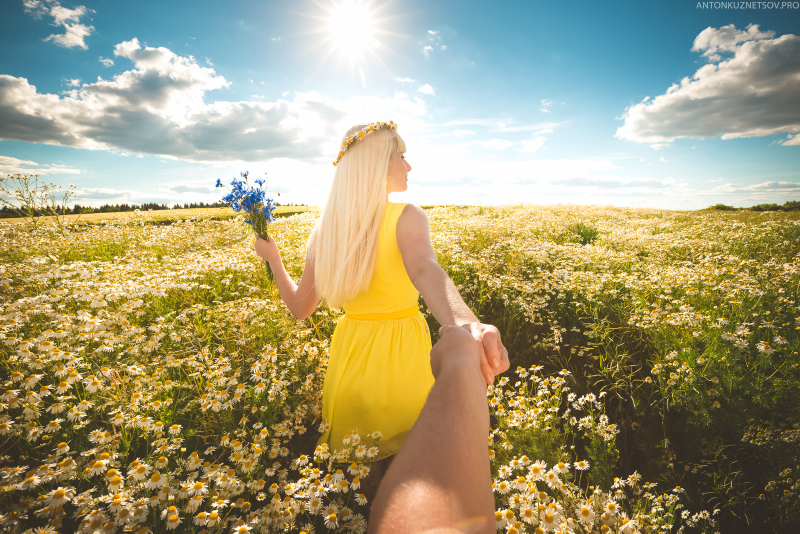
#> input picture jsa_cases/images/img6.jpg, 1600 x 1067 px (shown at 1/2 size)
$ jupyter execute hsv_hist.ipynb
#> lines starting #> are read from the running program, lines starting #| are printed output that depends on the picture; after the words box and inside, x2 and y2 are one past the last pixel; in counts of white or black regions, pixels touching at a corner belong together
[cell 1]
import os
import numpy as np
import cv2
from matplotlib import pyplot as plt

def show(img, title='result'):
	cv2.imshow(title, img)
	cv2.waitKey(0)

[cell 2]
img = cv2.imread('images/img6.jpg')
#> img is the input picture: shape (1067, 1600, 3); mean B, G, R 119.9, 155.9, 162.8
h, w = img.shape[:2]
#> h = 1067; w = 1600
h_min, w_min = h // 2, w // 2
#> h_min = 533; w_min = 800

hsv_img = cv2.cvtColor(img, cv2.COLOR_BGR2HSV)
#> hsv_img: shape (1067, 1600, 3); mean H, S, V 40.1, 109.1, 175.9

[cell 3]
#hsv_img[:, :, 0] = cv2.equalizeHist(hsv_img[:, :, 0])

[cell 4]
#hsv_img[:, :, 1] = cv2.equalizeHist(hsv_img[:, :, 1])

[cell 5]
hsv_img[:, :, 2] = cv2.equalizeHist(hsv_img[:, :, 2])
#> hsv_img: shape (1067, 1600, 3); mean H, S, V 40.1, 109.1, 128.6

[cell 6]
new_img = cv2.cvtColor(hsv_img, cv2.COLOR_HSV2BGR)
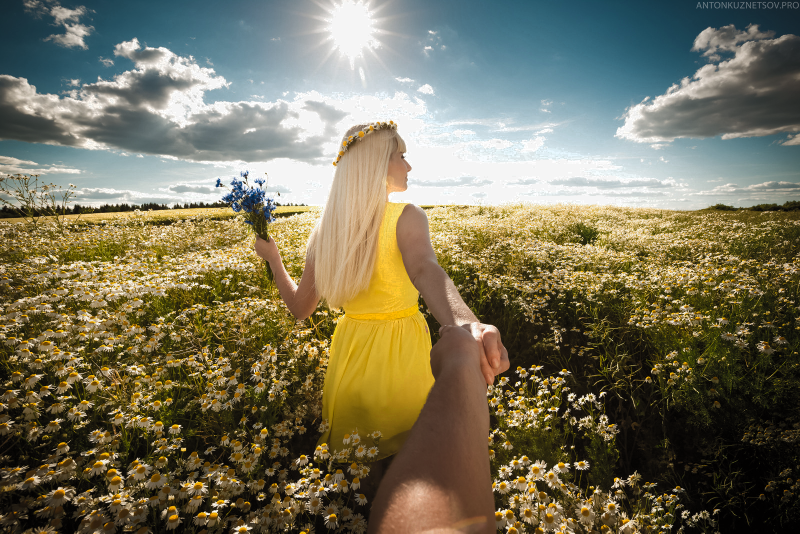
#> new_img: shape (1067, 1600, 3) (shown at 1/2 size); mean B, G, R 90.4, 114.5, 119.6

union_img = np.hstack([
	cv2.resize(img, (w_min, h_min)),
	cv2.resize(new_img, (w_min, h_min))
])
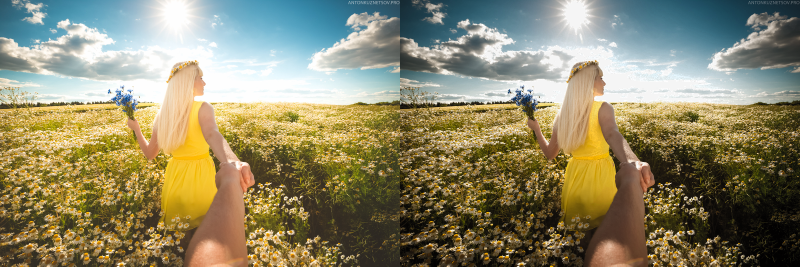
#> union_img: shape (533, 1600, 3) (shown at 1/2 size); mean B, G, R 105, 135, 141.1

show(union_img)

[cell 7]
yellow = np.uint8([[[0,255,255 ]]])

[cell 8]
hsv_yellow = cv2.cvtColor(yellow, cv2.COLOR_BGR2HSV)
print(hsv_yellow)

[cell 9]
lower_yellow = np.array([20,100,100])
upper_yellow = np.array([40,255,255])
mask = cv2.inRange(hsv_img, lower_yellow, upper_yellow)
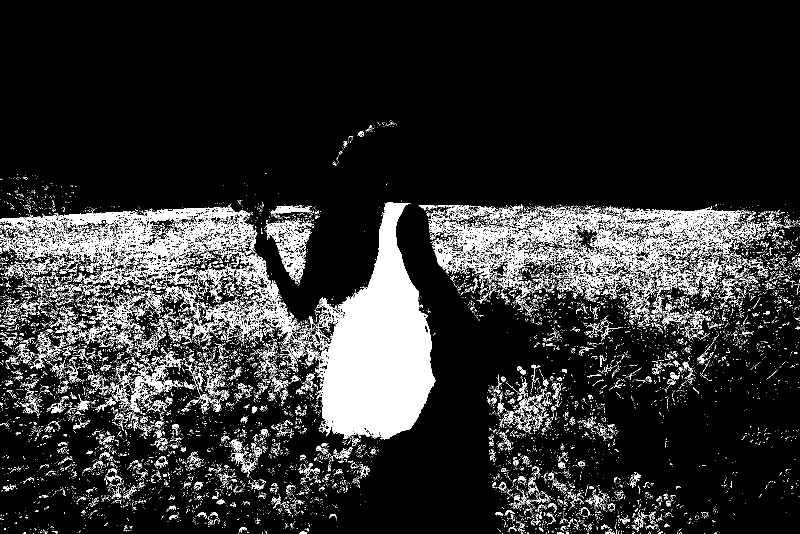
#> mask: shape (1067, 1600) (shown at 1/2 size); 13.7% white; 13898 white regions (12961 under 20 px), largest, box (x1, y1, x2, y2) and area: (631, 404, 871, 879) 64248, (861, 414, 1484, 603) 31734, (0, 408, 515, 565) 23804
yellow_obj = cv2.bitwise_and(hsv_img, hsv_img, mask=mask)
#> yellow_obj: shape (1067, 1600, 3); mean H, S, V 3.1, 25.7, 22.9
cv2.imshow('hsv_img', hsv_img)
cv2.imshow('mask', mask)
cv2.imshow('yellow_obj', yellow_obj)
cv2.waitKey(0)

cv2.destroyAllWindows()

$ run again, with jsa_cases/images/img1.jpg copied over jsa_cases/images/img6.jpg
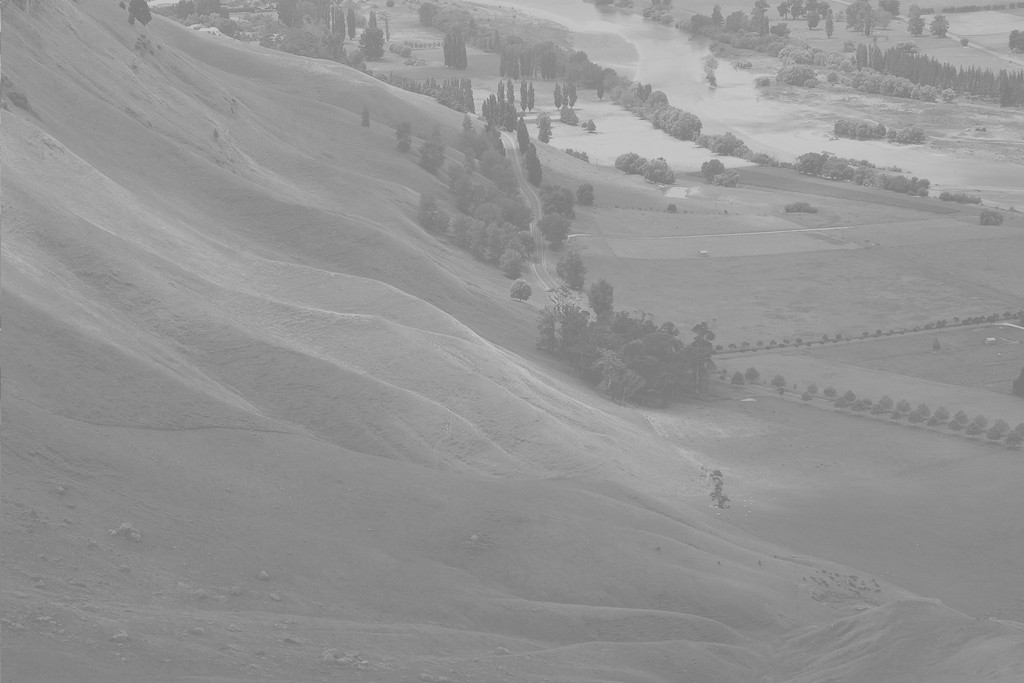
#> input picture jsa_cases/images/img1.jpg, 1024 x 683 px
#> img is the input picture: shape (683, 1024, 3); min 114, max 208, mean 148
#> `new_img = cv2.cvtColor(hsv_img, cv2.COLOR_HSV2BGR)`:
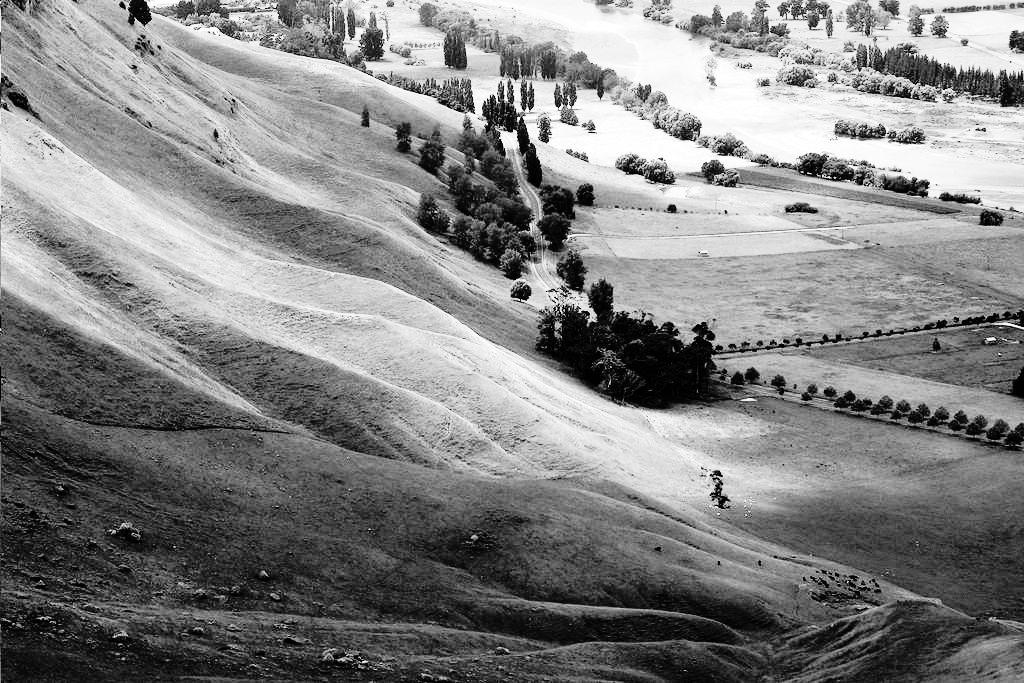
#> new_img: shape (683, 1024, 3); min 0, max 255, mean 130.5
#> `union_img = np.hstack([ cv2.resize(img, (w_min, h_min)), cv2.resize(ne..`:
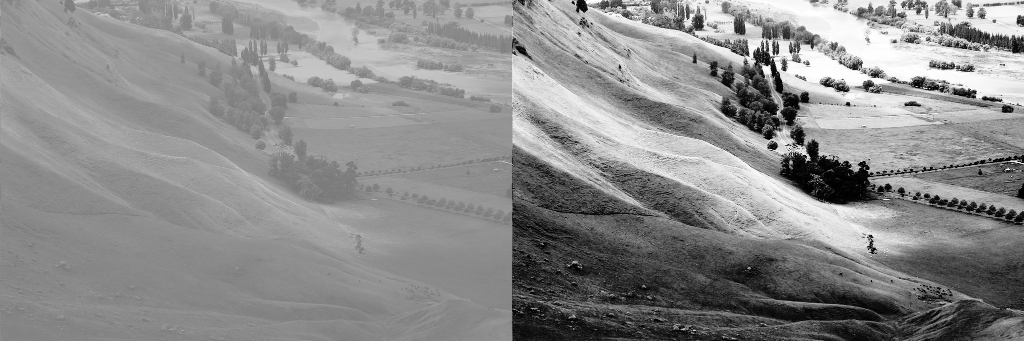
#> union_img: shape (341, 1024, 3); min 0, max 255, mean 139.1
#> mask: shape (683, 1024); every value is 0
#> yellow_obj: shape (683, 1024, 3); every value is 0

$ run again, with jsa_cases/images/img2.jpg copied over jsa_cases/images/img6.jpg
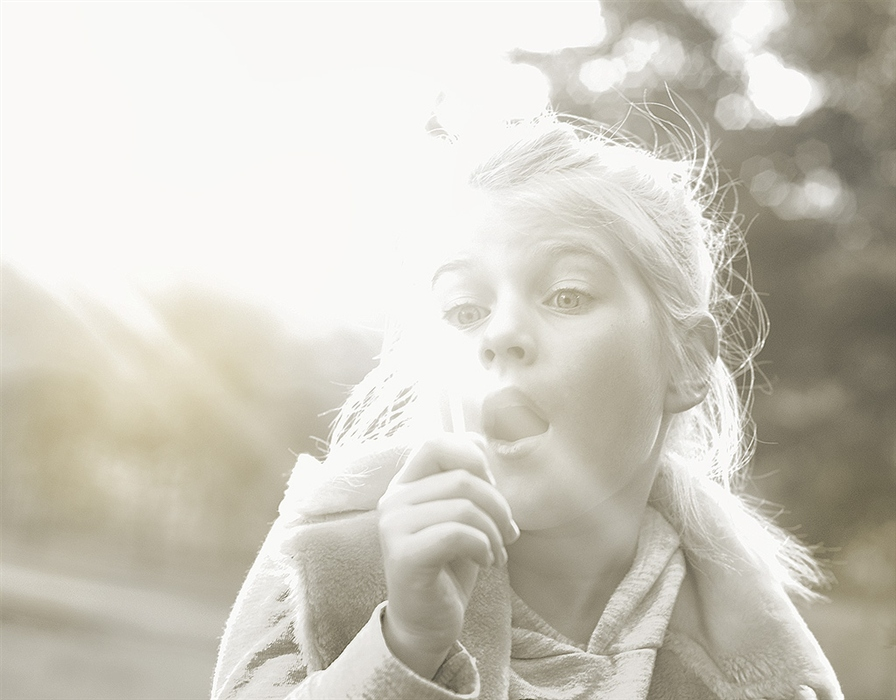
#> input picture jsa_cases/images/img2.jpg, 896 x 700 px
#> img is the input picture: shape (700, 896, 3); mean B, G, R 190.9, 201.6, 205
#> `new_img = cv2.cvtColor(hsv_img, cv2.COLOR_HSV2BGR)`:
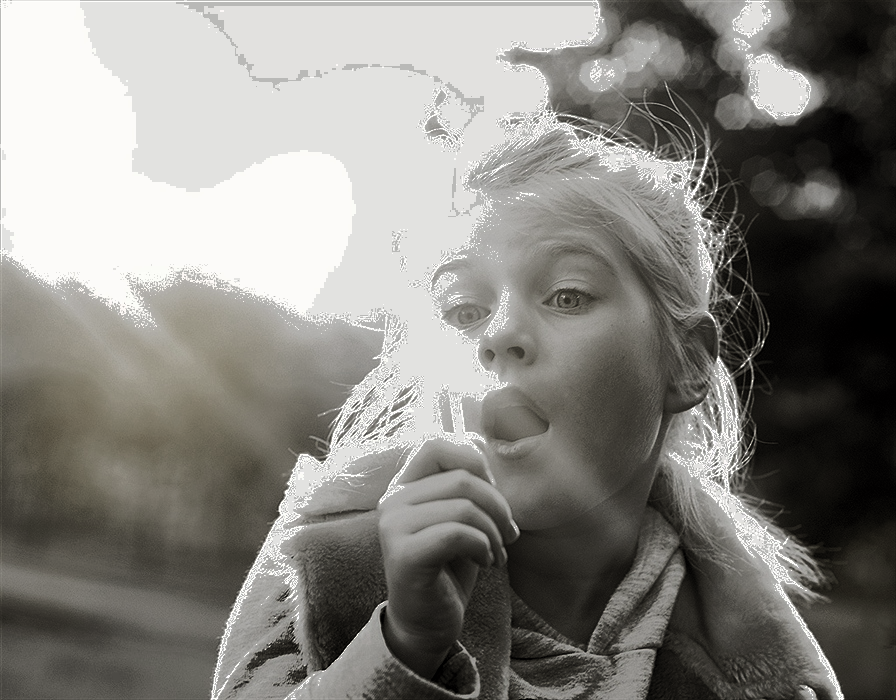
#> new_img: shape (700, 896, 3); mean B, G, R 126.3, 131, 132.7
#> `union_img = np.hstack([ cv2.resize(img, (w_min, h_min)), cv2.resize(ne..`:
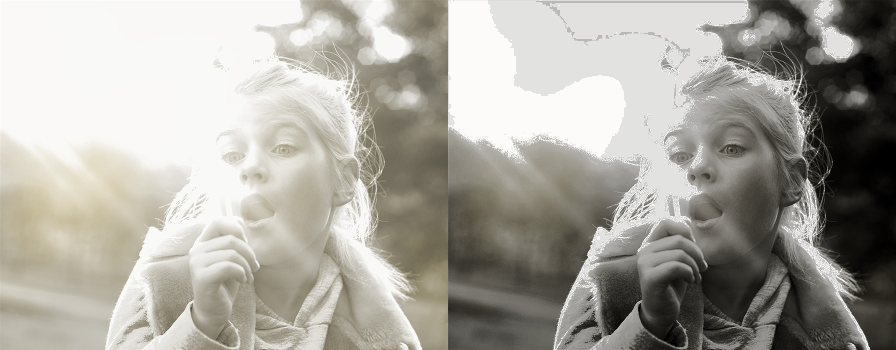
#> union_img: shape (350, 896, 3); mean B, G, R 158.7, 166.4, 169
#> mask: shape (700, 896); every value is 0
#> yellow_obj: shape (700, 896, 3); every value is 0

$ run again, with jsa_cases/images/img3.jpg copied over jsa_cases/images/img6.jpg
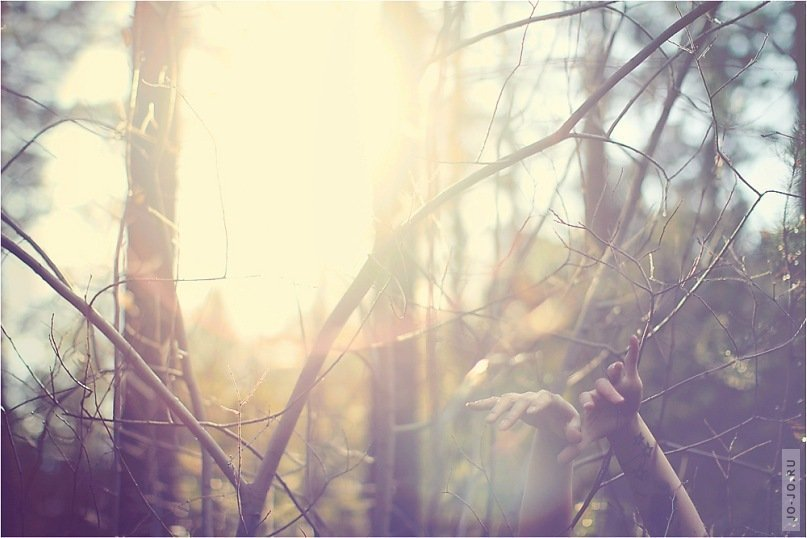
#> input picture jsa_cases/images/img3.jpg, 807 x 538 px
#> img is the input picture: shape (538, 807, 3); mean B, G, R 169.7, 179.4, 190.6
#> `new_img = cv2.cvtColor(hsv_img, cv2.COLOR_HSV2BGR)`:
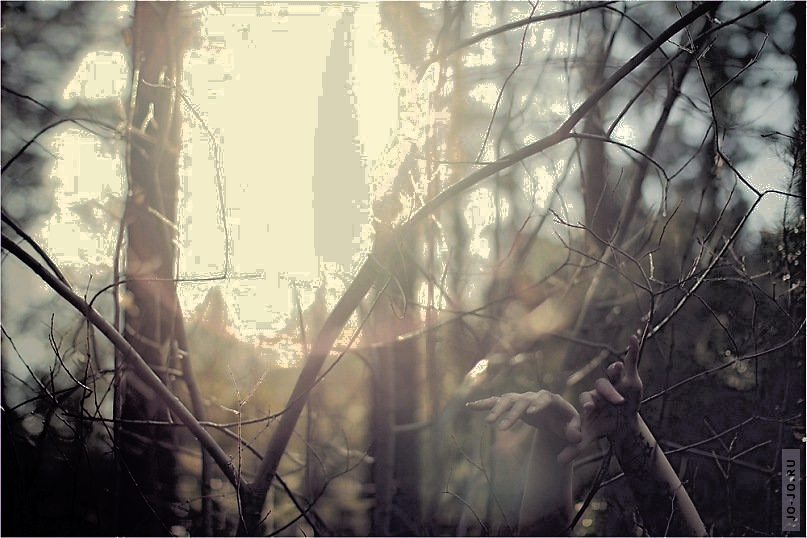
#> new_img: shape (538, 807, 3); mean B, G, R 111.1, 122.6, 128.6
#> `union_img = np.hstack([ cv2.resize(img, (w_min, h_min)), cv2.resize(ne..`:
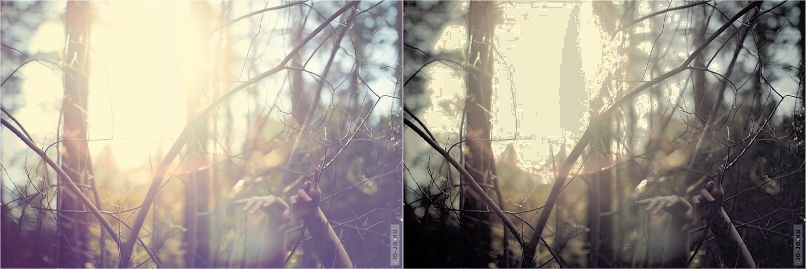
#> union_img: shape (269, 806, 3); mean B, G, R 140.3, 151, 159.5
#> mask: shape (538, 807); every value is 0
#> yellow_obj: shape (538, 807, 3); every value is 0
